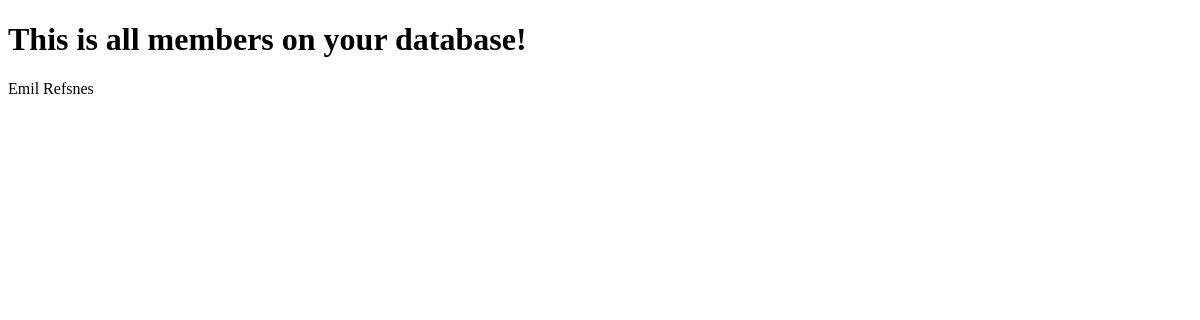
/members/, run on an earlier commit of the app's database.
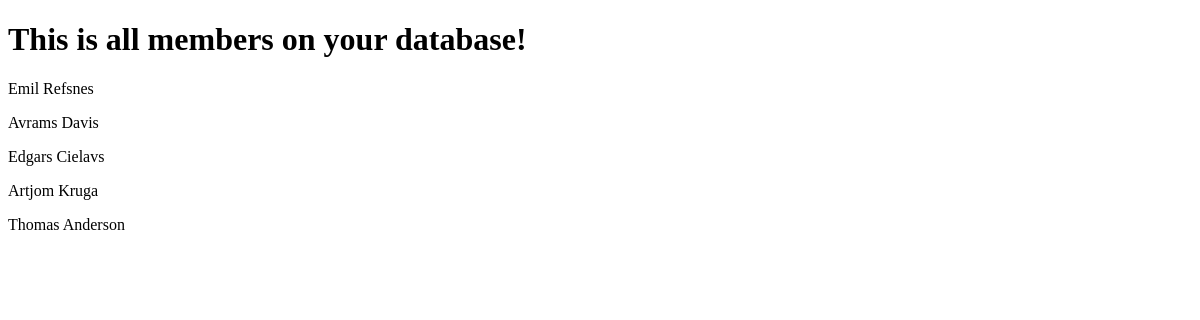
And on a later commit of the database.
### members/models.py (models this page shows)
class Member(models.Model):
  firstname = models.CharField(max_length=255)
  lastname = models.CharField(max_length=255)

### members/views.py (the view)
# urls.py: path('', include('members.urls')),
def members(request):
    member_list = Member.objects.all().values()
    template = loader.get_template('first.html')
    context = {
        'member_list': member_list
    }
    return HttpResponse(template.render(context, request))

### members/templates/first.html (shortened to what this page needs)
{% extends "maintemplate.html"%}
{% block content %}
    <h1>This is all members on your database!</h1>
    {% for x in member_list %}
        <p>{{x.firstname}} {{x.lastname}}</p>
    {% endfor %}
{% endblock%}

### members/templates/maintemplate.html (shortened to what this page needs)
<!DOCTYPE html>
<html>
<head>
</head>
<body>
{% block content %}
{% endblock %}
</body>
</html>

What changed in the data, as far as the page shows it:
added Member: firstname "Avrams", lastname "Davis"
added Member: firstname "Edgars", lastname "Cielavs"
added Member: firstname "Artjom", lastname "Kruga"
added Member: firstname "Thomas", lastname "Anderson"
